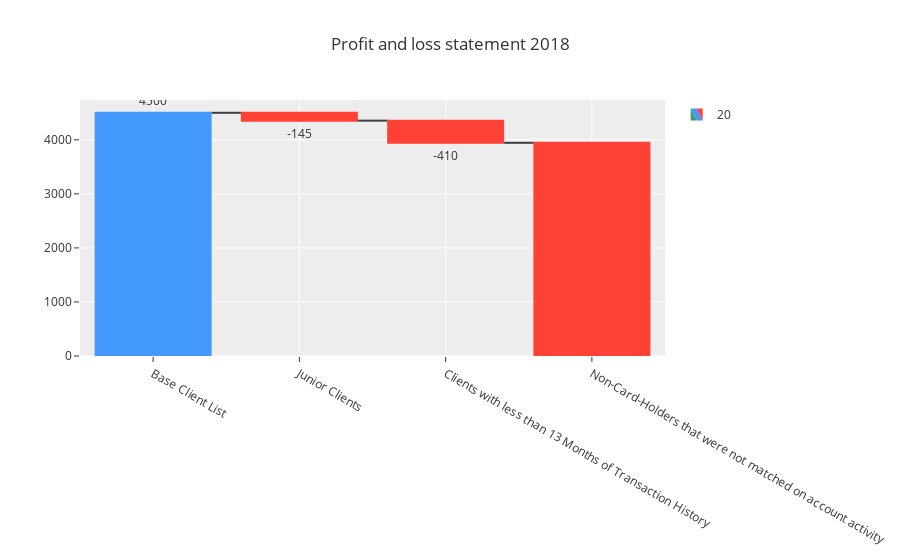

Source (notebook cell):
### Markdown cell above
### Bringing the data together

### Code cell
n_lt_13_month_hist = transactions_monthly['account_id'].nunique()-filtered_transactions['account_id'].nunique()

preprocessing_summary = [
        n_merged_base_client,
        -len(junior_clients),
        -n_lt_13_month_hist,
        #-len(non_card_owners)+len(matched_non_buyers_df),
        -len(client_df)
]

fig = go.Figure(go.Waterfall(
        name = "20", orientation = "v",
        measure = ["absolute", "relative", "relative", "relative", "total"],
        x = ["Base Client List", "Junior Clients", "Clients with less than 13 Months of Transaction History", "Non-Card-Holders that were not matched on account activity", "Remaining Clients"],
        textposition = "outside",
        y = preprocessing_summary,
        text = [str(x) for x in preprocessing_summary],
        connector = {"line":{"color":"rgb(63, 63, 63)"}},
))

fig.update_layout(
        title = "Profit and loss statement 2018",
        showlegend = True
)

fig.show()

### Figure 1 — Plotly figure (JSON) as saved in the notebook; plotly's stock layout.template omitted (floating-point values rounded to 4 significant figures)
{"data": [{"connector": {"line": {"color": "rgb(63, 63, 63)"}}, "measure": ["absolute", "relative", "relative", "relative", "total"], "name": "20", "orientation": "v", "text": ["4500", "-145", "-410", "-3945"], "textposition": "outside", "type": "waterfall", "x": ["Base Client List", "Junior Clients", "Clients with less than 13 Months of Transaction History", "Non-Card-Holders that were not matched on account activity", "Remaining Clients"], "y": [4500, -145, -410, -3945]}], "layout": {"showlegend": true, "title": {"text": "Profit and loss statement 2018"}}}
